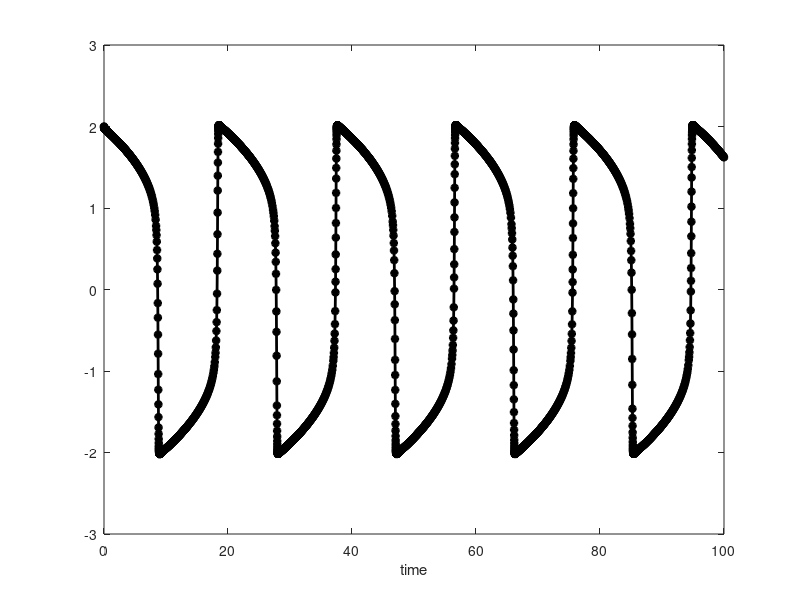
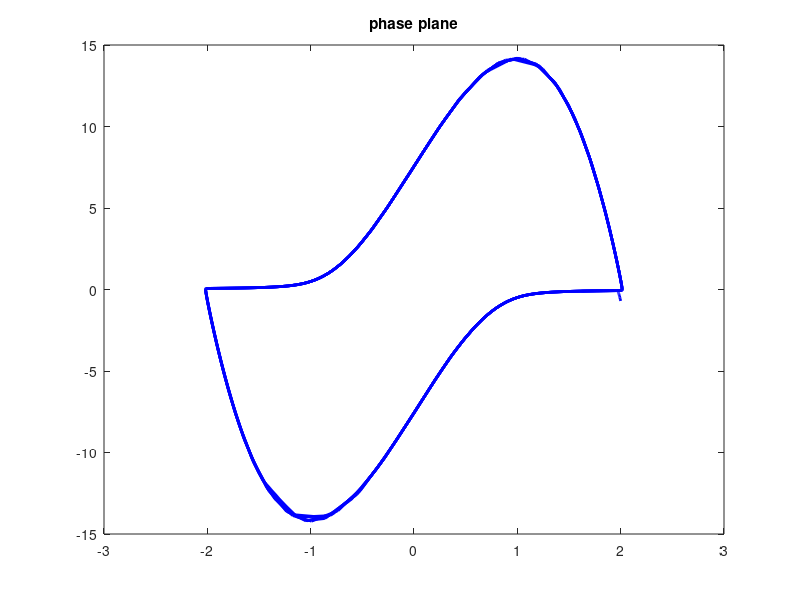

These figures' MATLAB source, in order:
% solving van der Pol equation using Matlab's ode45 and ode15s commands

C = 10;

% the ODE rhs function as an "anonymous function".  Can also be an
% separate .m file.
f = @(t,u)  [u(2); ...
             -C*(u(1)^2 - 1).*u(2) - u(1)];

U0 = [2; -0.7];  % initial condition

% try both:
[tt,YY] = ode45(f, [0 5*C+50], U0);
%[tt,YY] = ode15s(f, [0 5*C+50], U0);

u1 = YY(:,1);
u2 = YY(:,2);
figure(1); clf;
plot(tt, u1, 'k*-', 'linewidth', 2);
xlabel('time');
figure(2); clf;
plot(u1, u2, 'b-', 'linewidth', 2);
title('phase plane')
